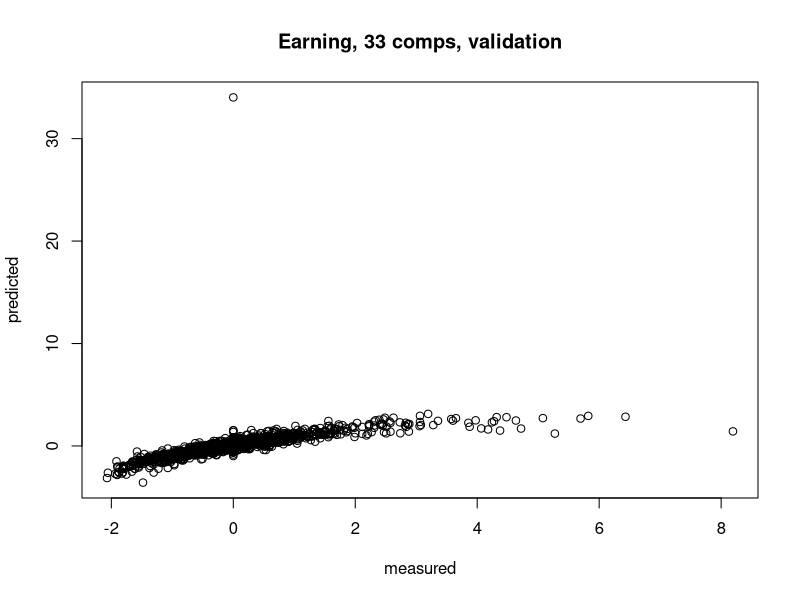

Here is the R script that generated this plot:
library(pls)

#read data
edu = read.csv('data/final.csv', stringsAsFactors = FALSE)
edu = edu[, -c(1)]

set.seed(159)

#fit model
plsr = plsr(Earning~., data = edu, validation ="CV", scale = FALSE,standardize = FALSE)

#find coeffs
plsr_coef = plsr$coefficients[,1,which.min(plsr$validation$PRESS)]
plsr_coef

#save data
save(plsr, file = '../data/plsr.RData')

#plot
pdf("images/plsr.pdf")
par(mfrow=c(1,1))
plot(plsr)
dev.off()
